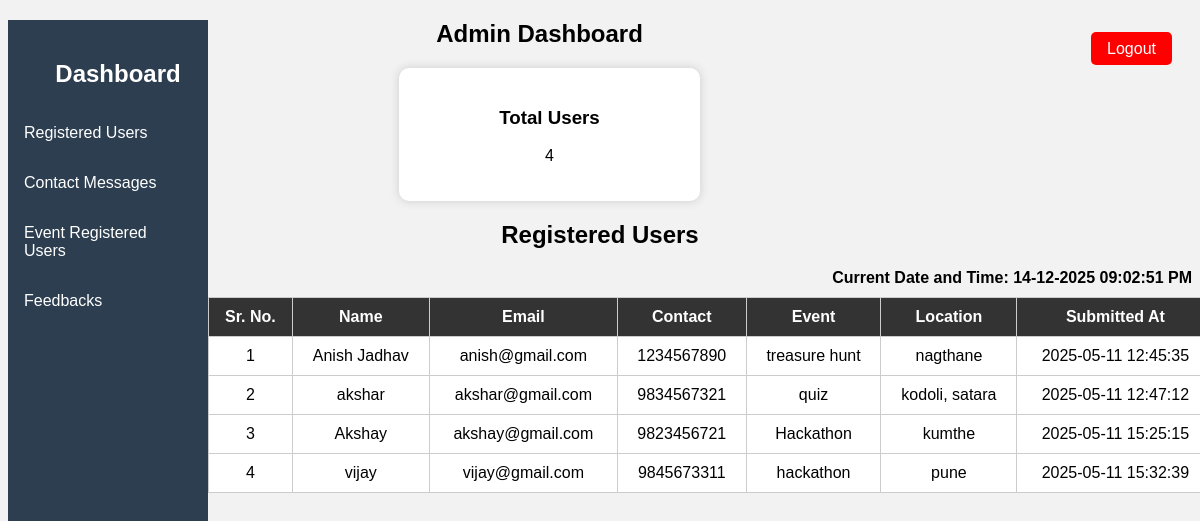
Screenshot of /register-users.php with the database file from the repository.
### tables this page shows
CREATE TABLE `users` (
  `id` int(11) NOT NULL,
  `name` varchar(100) NOT NULL,
  `email` varchar(100) NOT NULL,
  `password` varchar(200) NOT NULL,
  `contact` varchar(15) NOT NULL,
  `event` varchar(100) NOT NULL,
  `role` varchar(20) DEFAULT 'user',
  `submitted_at` datetime DEFAULT CURRENT_TIMESTAMP,
  `location` varchar(255) DEFAULT NULL,
  `amount` int(11) DEFAULT NULL,
  `team_size` int(11) DEFAULT '1',
  `member_2_name` varchar(100) DEFAULT NULL,
  `member_2_email` varchar(100) DEFAULT NULL,
  `member_3_name` varchar(100) DEFAULT NULL,
  `member_3_email` varchar(100) DEFAULT NULL,
  `member_4_name` varchar(100) DEFAULT NULL,
  `member_4_email` varchar(100) DEFAULT NULL,
  `team_name` varchar(100) DEFAULT NULL
);

### register-users.php (the view, shortened to what this page needs)
<?php include 'db.php';?>
<?php
$total_users = $conn->query("SELECT COUNT(*) as total FROM users")->fetch_assoc()['total'];
?>
<!DOCTYPE html>
<html>
<head>
</head>
<body>
<main>
<div class="sidebar">
 <h2 style="color:white;margin-left:20px;">Dashboard</h2>
    <a href="register-users.php">Registered Users</a>
    <a href="contact_messages.php">Contact Messages</a>
	<a href="event_participants.php">Event Registered Users</a>
	<a href="admin-feedback.php">Feedbacks</a>
</div>
<div class="logout">
    <a href="admin.php?logout=true">Logout</a>
</div>
<h2>Admin Dashboard</h2>
<div class="dashboard">
    <div class="card">
        <h3>Total Users</h3>
        <p><?php echo $total_users; ?></p>
    </div>
</div>
<h2>Registered Users</h2>
<div style="text-align: right; margin-bottom: 10px; font-weight: bold; font-size: 16px;">
    Current Date and Time: <?php echo date("d-m-Y h:i:s A"); ?>
</div>
<table>
    <tr>
        <th>Sr. No.</th>
        <th>Name</th>
        <th>Email</th>
        <th>Contact</th>
        <th>Event</th>
		<th>Location</th>
		 <th>Submitted At</th>
    </tr>
    <?php
    $res = $conn->query("SELECT * FROM users");
    if ($res->num_rows > 0) {
		$sr_no = 1;
        while ($row = $res->fetch_assoc()) {
            echo "<tr>";
			echo "<td>" . $sr_no++ . "</td>";
                echo"<td>{$row['name']}</td>";
                echo"<td>{$row['email']}</td>";
                echo"<td>{$row['contact']}</td>";
                echo"<td>{$row['event']}</td>";
				 echo"<td>{$row['location']}</td>";
				 echo"<td>{$row['submitted_at']} </td>";
            echo "</tr>";
        }
    } else {
        echo "<tr><td colspan='6'>No users found</td></tr>";
    }
    ?>
</table>
</main>
</body>
</html>

### register-users.php (style rules this page uses)
body { font-family: Arial; background: #f2f2f2; }
h2 { text-align: center; }
.dashboard { display: flex; justify-content: space-around; margin: 20px; }
.card { background: #fff; padding: 20px; width: 25%; text-align: center; border-radius: 10px; box-shadow: 0 0 10px #ccc; }
table { width: 85%; margin-left:200px; background: white; border-collapse: collapse; }
th, td { padding: 10px; text-align: center; border: 1px solid #ccc; }
th { background: #333; color: white; }
.logout { float: right; margin: 20px; }
.logout a { text-decoration: none; background: red; color: white; padding: 8px 16px; border-radius: 5px; }
.sidebar { width: 200px; height: 100vh; background-color: #2c3e50; padding-top: 20px; position: fixed; }
.sidebar a { display: block; color: white; padding: 16px; text-decoration: none; }

### rows the page displays
users: name "Anish Jadhav", email "anish@gmail.com", contact "1234567890", event "treasure hunt", location "nagthane", submitted_at "2025-05-11 12:45:35"
users: name "akshar", email "akshar@gmail.com", contact "9834567321", event "quiz", location "kodoli, satara", submitted_at "2025-05-11 12:47:12"
users: name "Akshay", email "akshay@gmail.com", contact "9823456721", event "Hackathon", location "kumthe", submitted_at "2025-05-11 15:25:15"
users: name "vijay", email "vijay@gmail.com", contact "9845673311", event "hackathon", location "pune", submitted_at "2025-05-11 15:32:39"

### other values shown
$total_users "4"
